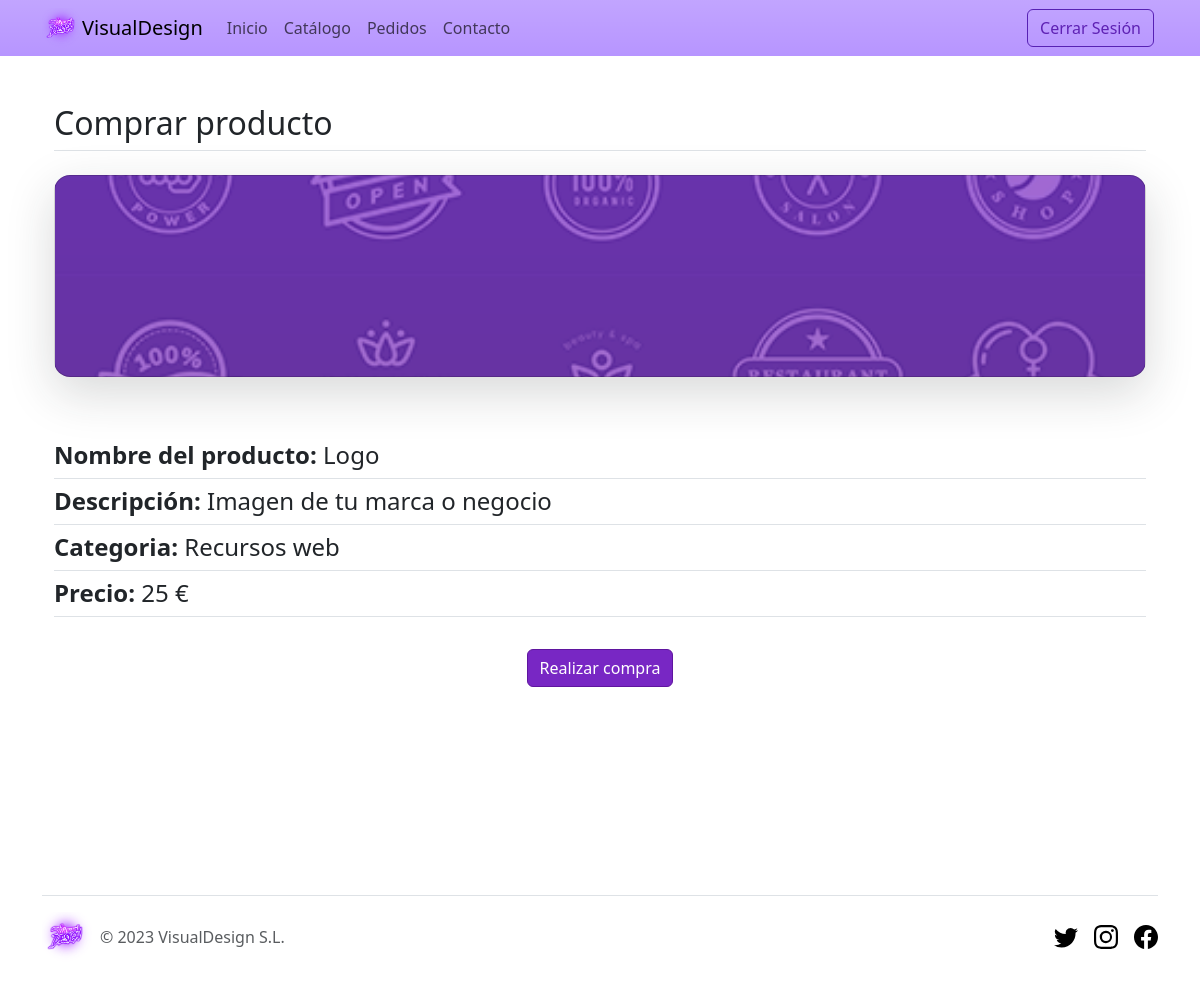
Page /Paginas/compra.php?ID=4 (signed in) on the committed database.
### tables this page shows
CREATE TABLE Productos (
	ID int(3) AUTO_INCREMENT,
	Nombre varchar(40) NOT NULL,
	Descripcion varchar(400) NOT NULL,
	Precio varchar(7) NOT NULL,
	Categoria varchar(200) NOT NULL,
    Foto varchar(40) NOT NULL,
	CONSTRAINT pk_Producto PRIMARY KEY (ID)
);

### Paginas/compra.php (the view, shortened to what this page needs)
<!DOCTYPE html>
<html lang="en">
<head>
    <link rel="stylesheet" href="../Estilos/style.css">
</head>
<body>
    <nav class="navbar sticky-top navbar-expand-lg bg-body-tertiary bg-gradient">
        <div class="container">
            <img class="img-fluid" src="../Imagenes/logo.png" width="40">
          <a class="navbar-brand" href="index.php">VisualDesign</a>
          <div class="collapse navbar-collapse" id="navbarTogglerDemo02">
            <ul class="navbar-nav me-auto mb-2 mb-lg-0">
              <li class="nav-item">
                <a class="nav-link" href="../Paginas/index.php">Inicio</a>
              </li>
              <li class="nav-item">
                <a class="nav-link"  aria-current="page" href="../Paginas/catalogo.php">Catálogo</a>
              </li>
              <li class="nav-item">
                <a class="nav-link" href="../Paginas/pedidos.php">Pedidos</a>
              </li>
              <li class="nav-item">
                <a class="nav-link" href="../Paginas/contacto.php">Contacto</a>
              </li>
            </ul>
            <div class="d-flex text-center">
            <?php
   if (!isset($_SESSION['correo'])) {
      echo '<a href="../Paginas/IniciarSesion.php"><button type="button" class="btn btn-outline-primary me-1">Iniciar Sesión</button></a>
      <a href="../Paginas/registro.php"><button type="button" class="btn btn-primary">Registro</button></a>';
  }else{
    echo '<a href="../Paginas/CerrarSesion.php"><button type="button" class="btn btn-outline-primary me-1">Cerrar Sesión</button></a>';
  }
  ?>
              </div>
          </div>
        </div>
      </nav>
      <?php
   if (!isset($_SESSION['correo'])) {
    echo '<div class="px-4 py-5 my-5 text-center">
    <img class="d-block mx-auto mb-4" src="../Imagenes/logo2.png" alt="" width="72" height="57">
    <h1 class="display-5 fw-bold">No se puede comprar</h1>
    <div class="col-lg-6 mx-auto">
      <p class="lead mb-4">Registrate o inicia sesión para realizar la compra.</p>
      <div class="d-grid gap-2 d-sm-flex justify-content-sm-center">
        <a href="../Paginas/IniciarSesion.php"><button type="button" class="btn btn-primary btn-lg px-4 gap-3">Iniciar sesión</button></a>
        <a href="../Paginas/registro.php"><button type="button" class="btn btn-outline-secondary btn-lg px-4">Registrarse</button></a>
      </div>
    </div>
  </div><br><br><br><br><br>';
  }else{
    try {
      $opc = array(PDO::MYSQL_ATTR_INIT_COMMAND => "SET NAMES utf8");
      $dsn = "mysql:host=localhost;dbname=Tienda";
      $dwes = new PDO($dsn, "Tienda", "Tienda", $opc);
    } catch (PDOException $e) {
      $error = $e->getCode();
      $mensaje = $e->getMessage();
    }
      if (!isset($error)) {
        if (isset($_POST['compra'])) {
          $_SESSION['comprado']=true;
          $nombreproducto = NULL;
          $correo = $_SESSION['correo'];
          $sql = "SELECT Nombre FROM Productos WHERE ID=".$_REQUEST["idcompra"];
          $resultado = $dwes->query($sql);
              $row = $resultado->fetch();
              while ($row != null) {
                  $nombre = $row['Nombre'];
                  $fecha = date('d/m/Y H:i:s');
                  $sql2 = "INSERT INTO Compras(Fecha, NombreProducto, CorreoCliente) VALUES ('$fecha', '$nombre','$correo')";
                  $resultado2 = $dwes->query($sql2);
                  $row = $resultado->fetch();
                }
                echo "<div class='px-4 py-5 my-5 text-center'>
          <img class='d-block mx-auto mb-4' src='../Imagenes/logo2.png' alt='' width='72' height='57'>
          <h1 class='display-5 fw-bold'>¡Genial!</h1>
          <div class='col-lg-6 mx-auto'>
            <p class='lead mb-4'>Compra realizada correctamente</p>
            <div class='d-grid gap-2 d-sm-flex justify-content-sm-center'>
              <a href='../Paginas/pedidos.php'><button type='button' class='btn btn-primary btn-lg px-4 gap-3'>Ver pedidos</button></a>
            </div>
          </div>
        </div>";
        }else{
        $id = $_GET['ID'];
        $sql = "SELECT * FROM Productos WHERE ID=$id ";
        $resultado = $dwes->query($sql);
        if ($resultado) {
            $row = $resultado->fetch();
            while ($row != null) {
                $nombre = $row['Nombre'];
                $descripcion = $row['Descripcion'];
                $precio = $row['Precio']. " €";
                $categoria = $row['Categoria'];
                $foto = $row['Foto'];
                echo "<div class='container px-4 py-5' id='custom-cards'>
                <h2 class='pb-2 border-bottom'>Comprar producto</h2>
                <div class='align-items-stretch g-4 py-3'>
                  <div class='col'>
                    <div class='card card-cover h-100 overflow-hidden text-bg-dark rounded-4 shadow-lg' style='background-image: url(\"$foto\");'>
                      <div class='d-flex flex-column h-100 p-5 pb-3 text-white text-shadow-1'>
                        <h3 class='pt-5 mt-5 mb-4 display-6 lh-1 fw-bold'></h3>
                        <ul class='d-flex list-unstyled mt-auto'>
                          <li class='me-auto'>
                          </li>
                          <li class='d-flex align-items-center me-2'>
                          </li>
                        </ul>
                      </div>
                    </div>
                  </div>
                </div>
              </div>
              <div class='container px-4 pb-4' id='custom-cards'>
              <form name='input' action='compra.php' method='post' ENCTYPE='multipart/form-data'>
              <input type='hidden' name='idcompra' value='$id'>
              <h4 class='pb-2 border-bottom'><b>Nombre del producto:</b> $nombre</h4>
              <h4 class='pb-2 border-bottom'><b>Descripción:</b> $descripcion</h4>
              <h4 class='pb-2 border-bottom'><b>Categoria:</b> $categoria</h4>
              <h4 class='pb-2 border-bottom'><b>Precio:</b> $precio</h4>
              </div>
              <div class='d-grid gap-2 d-md-flex justify-content-center mb-4 mb-lg-3'>
                      <button type='submit' class='btn btn-primary' name='compra'>Realizar compra</button>
                      </form>
                    </div><br>" ;
                $row = $resultado->fetch();
            }}}
      };
  }
  ?>
      <br><br><br><br>
      <div class="container pt-5">
        <footer class="d-flex flex-wrap justify-content-between align-items-center py-3 my-4 border-top">
          <div class="col-md-4 d-flex align-items-center">
            <a href="/" class="mb-3 me-2 mb-md-0 text-muted text-decoration-none lh-1">
              <img class="img-fluid" src="../Imagenes/logo.png" width="50">
            </a>
            <span class="mb-3 mb-md-0 text-muted">&copy; 2023 VisualDesign S.L.</span>
          </div>
          <ul class="nav col-md-4 justify-content-end list-unstyled d-flex">
            <li class="ms-3"><a class="text-muted" href="#"><svg class="bi" width="24" height="24"><use xlink:href="#twitter"/></svg></a></li>
            <li class="ms-3"><a class="text-muted" href="#"><svg class="bi" width="24" height="24"><use xlink:href="#instagram"/></svg></a></li>
            <li class="ms-3"><a class="text-muted" href="#"><svg class="bi" width="24" height="24"><use xlink:href="#facebook"/></svg></a></li>
          </ul>
        </footer>
      </div>
</body>
</html>

### rows in the picture
productos: Foto (picture), Nombre "Logo", Descripcion "Imagen de tu marca o negocio", Categoria "Recursos web", Precio "25 €"
